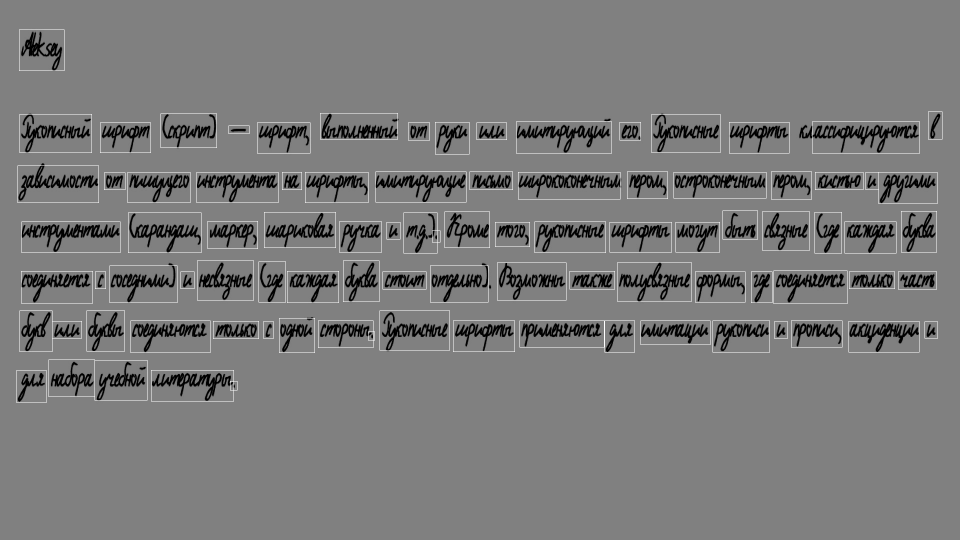
#> input picture DetectingWordsNN/src/image-0.png, 1920 x 1080 px (shown at 1/2 size)
$ python -i resizing.py   (imports and definitions only)
#> lines starting #> are read from the running program, lines starting #| are printed output that depends on the picture
#> further down, picture is the input picture: shape (1080, 1920, 3); min 0, max 255, mean 121.4
import cv2
from path import Path
from typing import List

def get_img_files(data_dir: Path) -> List[Path]:
    res = []
    for ext in ['*.png', '*.jpg', '*.bmp']:
        res += Path(data_dir).files(ext)
    return res

def resizing_img (image, size = 900):
    #приводим разрешение изображения к HD (1280х720) подобному
    #
    #
#> called with size = 900
    img = image.copy()
    height, width, channels = img.shape
#> height = 1080; width = 1920; channels = 3
    if height < size and width < size:
        # надо увеличить
        # определяем наибольшую сторону и подгоняем ее под размер 900 пикселей, вторую сторону изменяем пропорционально
        if height > width:
            f = size / height
            res_img = cv2.resize(img, None, fx=f, fy=f, interpolation=cv2.INTER_NEAREST)
            return res_img
        elif width >= height:
            f = size / width
            res_img = cv2.resize(img, None, fx=f, fy=f, interpolation=cv2.INTER_NEAREST)
            return res_img
    # уменьшение
    elif height > width:
        f=size/height
        res_img = cv2.resize(img, None, fx=f, fy=f, interpolation=cv2.INTER_AREA)
        return res_img
    elif width >= height:
        f=size/width
#> f = 0.469
        res_img = cv2.resize(img, None, fx=f, fy=f, interpolation=cv2.INTER_AREA)
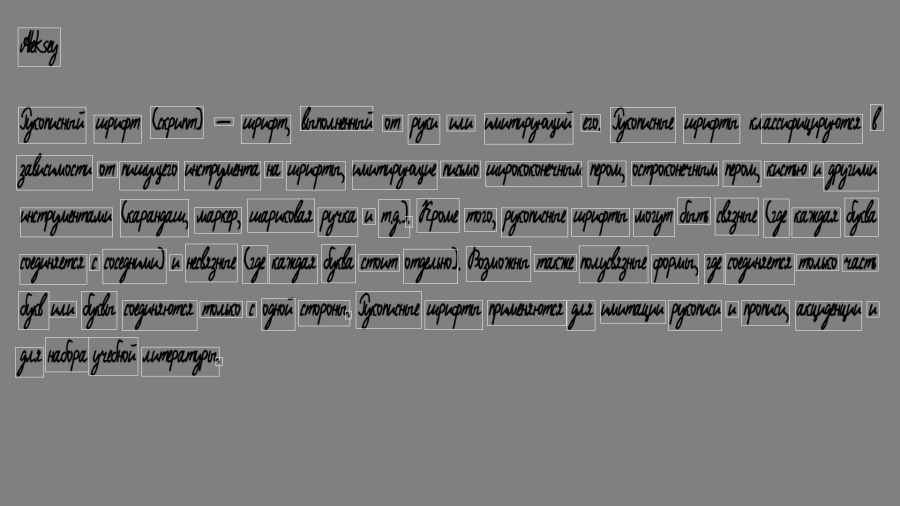
#> res_img: shape (506, 900, 3); min 0, max 225, mean 121.4
        return res_img

>>> import cv2
>>> picture = cv2.imread('image-0.png')
>>> result = resizing_img(picture)

$ run again, on DetectingWordsNN/src/image-1.png
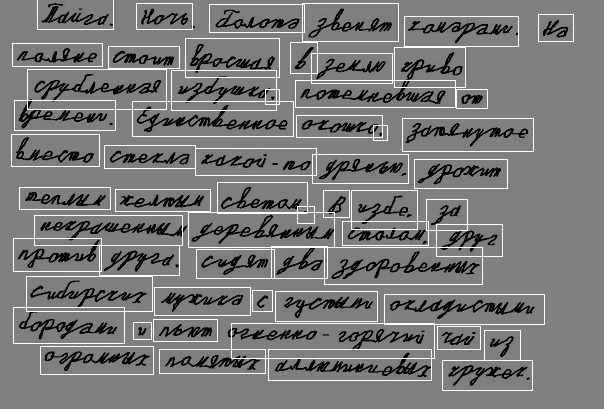
#> input picture DetectingWordsNN/src/image-1.png, 604 x 409 px
#> picture is the input picture: shape (409, 604, 3); min 0, max 255, mean 121.8
#> in resizing_img, `res_img = cv2.resize(img, None, fx=f, fy=f, interpolation=cv2.INTER_NE..`:
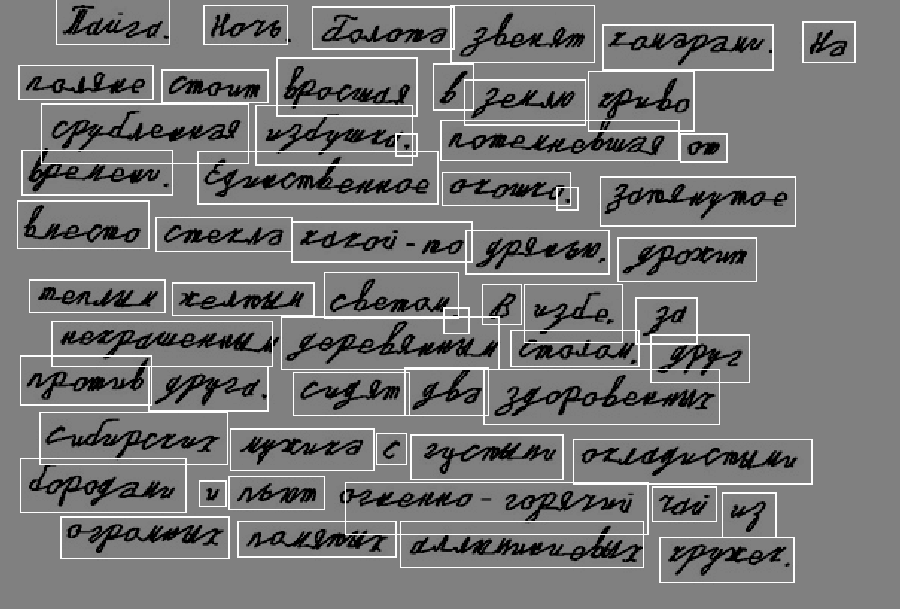
#> res_img: shape (609, 900, 3); min 0, max 255, mean 121.5

$ run again, on DetectingWordsNN/src/image-2.png
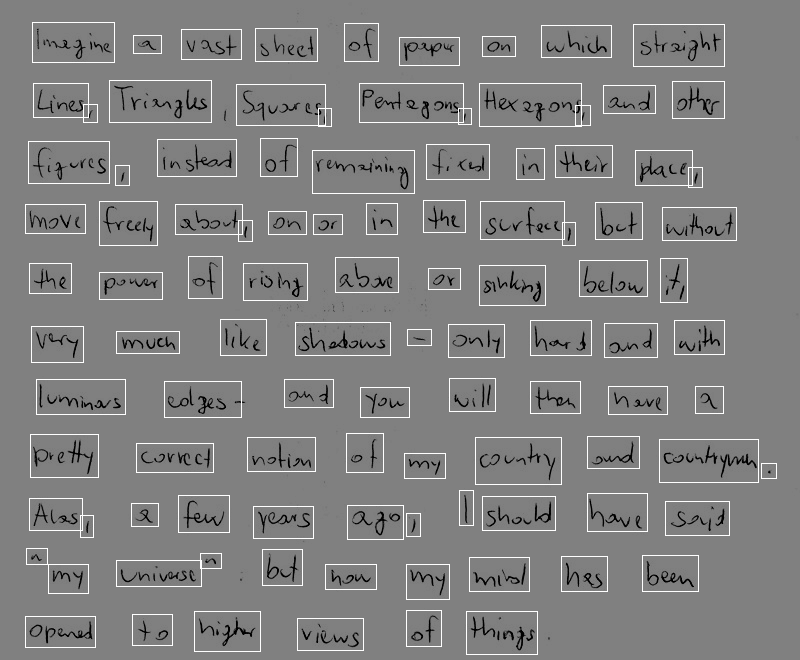
#> input picture DetectingWordsNN/src/image-2.png, 800 x 660 px
#> picture is the input picture: shape (660, 800, 3); min 0, max 255, mean 128.6
#> in resizing_img, `res_img = cv2.resize(img, None, fx=f, fy=f, interpolation=cv2.INTER_NE..`:
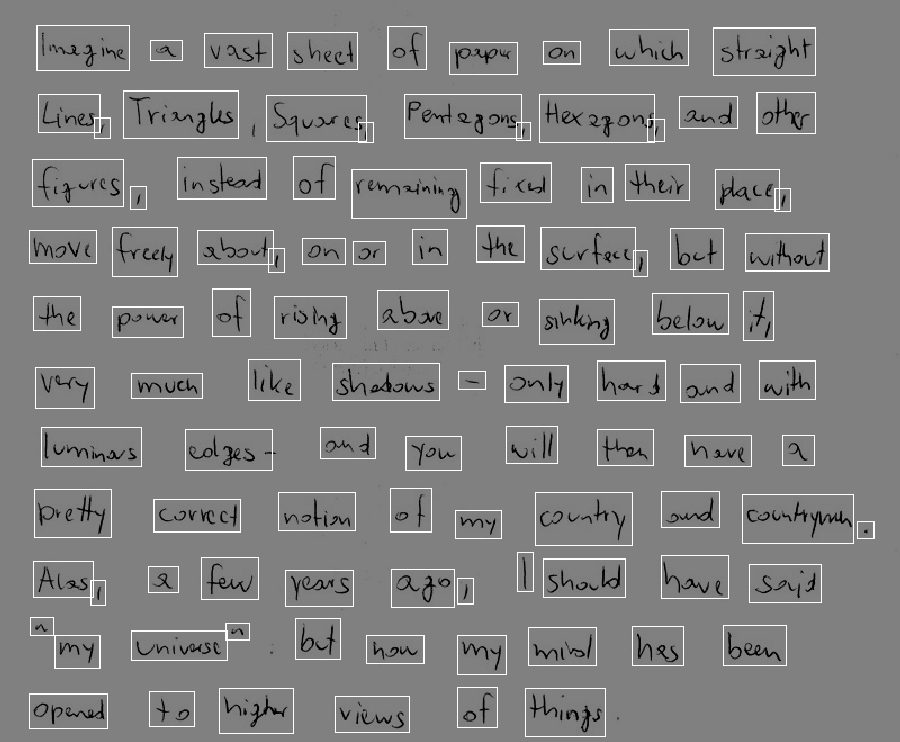
#> res_img: shape (742, 900, 3); min 0, max 255, mean 128.5

$ run again, on DetectingWordsNN/src/image-3.png
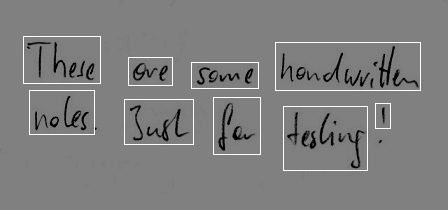
#> input picture DetectingWordsNN/src/image-3.png, 448 x 210 px
#> picture is the input picture: shape (210, 448, 3); min 0, max 255, mean 126.5
#> in resizing_img, `res_img = cv2.resize(img, None, fx=f, fy=f, interpolation=cv2.INTER_NE..`:
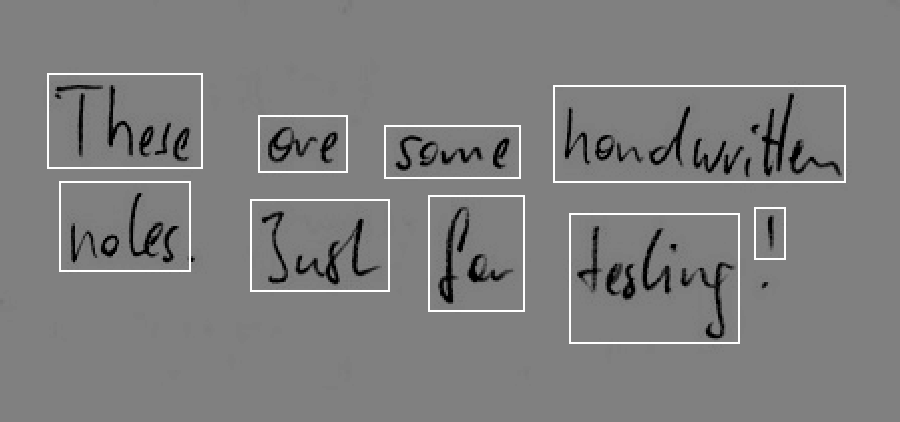
#> res_img: shape (422, 900, 3); min 0, max 255, mean 126.5
